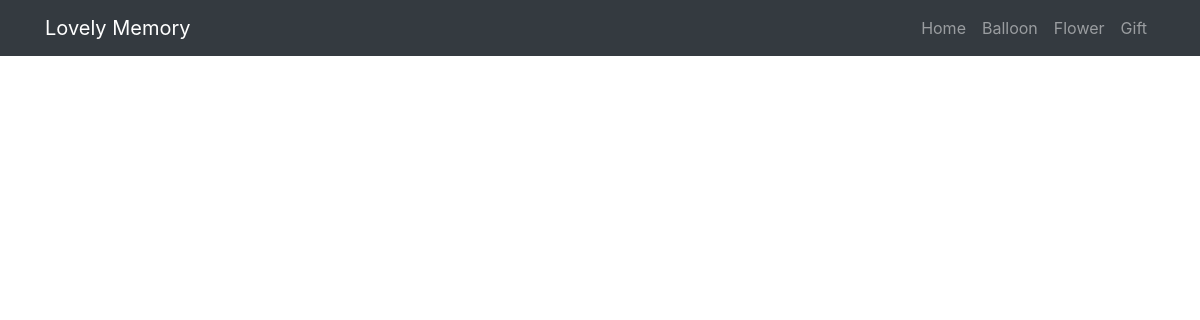
Before: /balloon/ with the older database file.
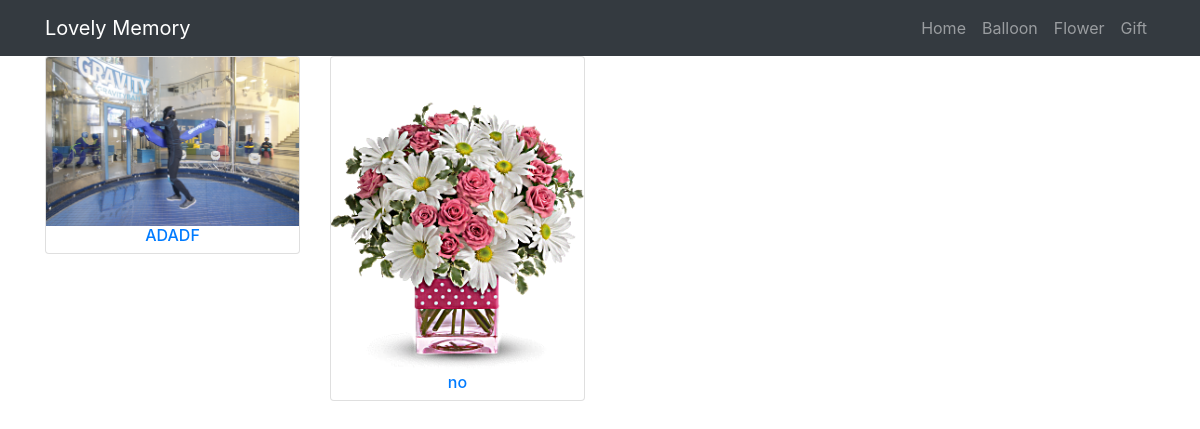
After: the same page with the newer database file.
### HomePage/models.py (models this page shows, shortened)
class Product(models.Model):
    name = models.CharField(max_length=250, blank=False)
    description = models.TextField(max_length=1500)
    image = models.ImageField(upload_to='product_image', blank=True)
    price = models.DecimalField(max_digits=6, decimal_places=2, default=0)
    modificationTime = models.DateField(auto_now=True)
    BALLOON = 'BL'
    GIFT = 'GF'
    FLOWER = 'FW'
    TYPE_OF_PRODUCT = (
        (BALLOON, 'balloon'),
        (GIFT, 'gift'),
        (FLOWER, 'flower'),
    )
    type_product = models.CharField(max_length=2,
                                    choices=TYPE_OF_PRODUCT,
                                    default=FLOWER)

### HomePage/views.py (the view)
# urls.py: url(r'^balloon/$', views.BalloonView.as_view(), name='balloon'),
class BalloonView(generic.ListView):
    template_name = 'HomePage/balloons.html'
    def get_queryset(self):
        return Product.objects.all().filter(type_product__exact='BL')

### HomePage/templates/HomePage/balloons.html (shortened to what this page needs)
{% extends 'HomePage/base.html' %}
{% block body %}
    <div id="containerImage" class="container">
        <div class="row text-center">
            {% for product in object_list %}
                <div class="col-lg-3 col-md-6">
                    <a href="{% url 'detail' product.id %}">
                        <div id="card" class="card">
                            <img id="ProductImage" class="card-img-top" height="70%" width="70%"
                                 src="{{ product.image.url }}">
                            <div>
                                <h6>{{ product.name }}</h6>
                            </div>
                        </div>
                    </a>
                </div>
            {% endfor %}
        </div>
    </div>
{% endblock %}

Changed rows visible on the page:
now on this page (row edited): Product: image (picture), name "ADADF"
added Product: image (picture), name "no"
